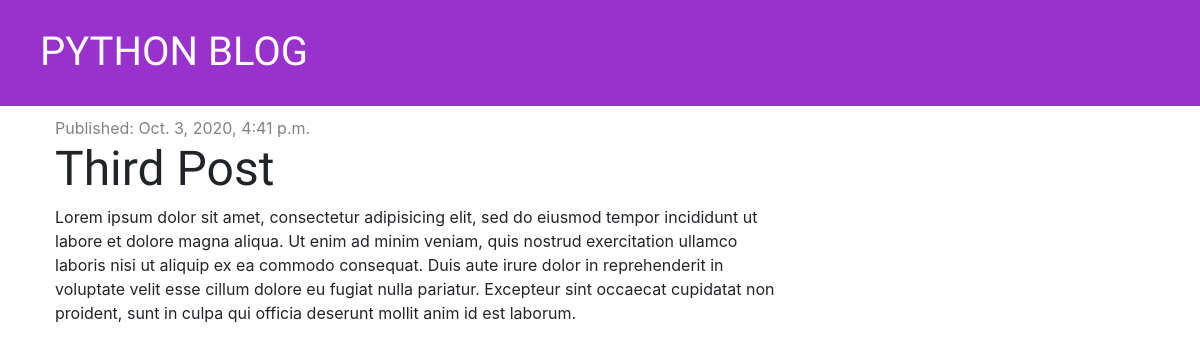
/post/3/, run on an earlier commit of the app's database.
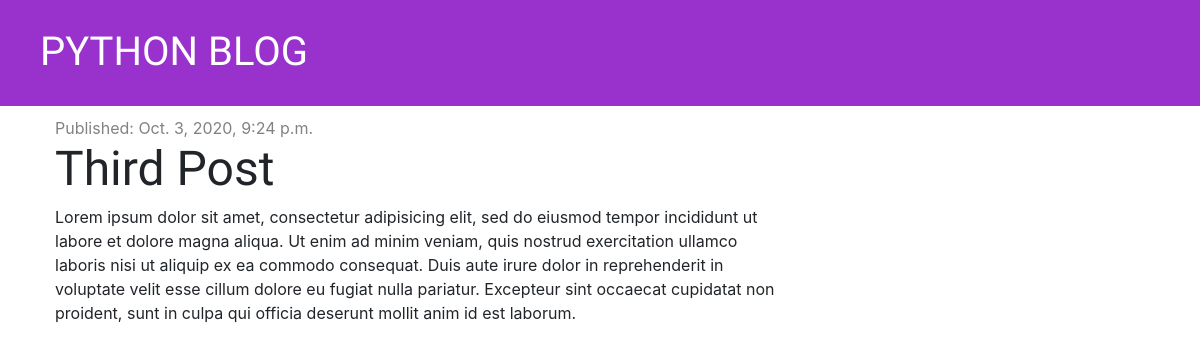
And on a later commit of the database.
### blog/models.py (models this page shows, shortened)
class Post(models.Model):
    author = models.ForeignKey('auth.User', on_delete=models.CASCADE)
    title = models.CharField(max_length=200)
    text = models.TextField()
    created_date = models.DateTimeField(default=timezone.now)
    published_date = models.DateTimeField(blank=True, null=True)

### blog/views.py (the view)
# urls.py: path('post/<int:pk>/', views.post_detail, name='post_detail'),
def post_detail(request, pk):
    post = get_object_or_404(Post, pk=pk)
    context = {'post': post}
    return render(request, 'blog/post_detail.html', context)

### blog/templates/blog/post_detail.html (shortened to what this page needs)
{% extends 'blog/base.html' %}
{% block content %}
    <div class="post">
        {% if post.published_date %}
            <div class="date">
                Published: {{ post.published_date }}
            </div>
            {% else %}
            <a href="{% url 'post_publish' pk=post.pk %}"><span title="Publish"><i class="fas fa-share-square fa-2x"></i></span></a>
        {% endif %}
        <h1>{{ post.title }}</h1>
        <p>{{ post.text | linebreaksbr }}</p>
    </div>
{% endblock %}

What changed in the data, as far as the page shows it:
changed Post "Third Post": published_date "Oct. 3, 2020, 4:41 p.m." → "Oct. 3, 2020, 9:24 p.m."
